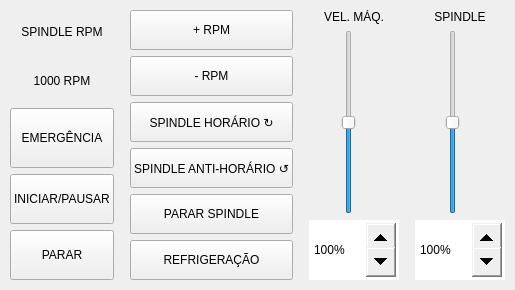
           <widget class="QWidget" name="tab_footer_operacional">
            <attribute name="title">
             <string>OPERACIONAL</string>
            </attribute>
            <layout class="QHBoxLayout" name="lay_footer_operacional">
             <property name="leftMargin">
              <number>10</number>
             </property>
             <property name="topMargin">
              <number>10</number>
             </property>
             <property name="rightMargin">
              <number>10</number>
             </property>
             <property name="bottomMargin">
              <number>10</number>
             </property>
             <item>
              <widget class="QWidget" name="w_oper_left" native="true">
               <property name="maximumSize">
                <size>
                 <width>16777215</width>
                 <height>300</height>
                </size>
               </property>
               <layout class="QVBoxLayout" name="lay_oper_left">
                <property name="leftMargin">
                 <number>0</number>
                </property>
                <property name="topMargin">
                 <number>0</number>
                </property>
                <property name="rightMargin">
                 <number>10</number>
                </property>
                <property name="bottomMargin">
                 <number>0</number>
                </property>
                <item>
                 <widget class="QLabel" name="lbl_rpm_title">
                  <property name="text">
                   <string>SPINDLE RPM</string>
                  </property>
                  <property name="alignment">
                   <set>Qt::AlignCenter</set>
                  </property>
                 </widget>
                </item>
                <item>
                 <widget class="QLabel" name="lbl_spindle_rpm">
                  <property name="text">
                   <string>1000 RPM</string>
                  </property>
                  <property name="alignment">
                   <set>Qt::AlignCenter</set>
                  </property>
                 </widget>
                </item>
                <item>
                 <widget class="QPushButton" name="btn_emergencia_bottom">
                  <property name="minimumSize">
                   <size>
                    <width>0</width>
                    <height>60</height>
                   </size>
                  </property>
                  <property name="text">
                   <string>EMERGÊNCIA</string>
                  </property>
                 </widget>
                </item>
                <item>
                 <widget class="QPushButton" name="btn_start_cycle">
                  <property name="minimumSize">
                   <size>
                    <width>0</width>
                    <height>50</height>
                   </size>
                  </property>
                  <property name="text">
                   <string>INICIAR/PAUSAR</string>
                  </property>
                 </widget>
                </item>
                <item>
                 <widget class="QPushButton" name="btn_stop_cycle">
                  <property name="minimumSize">
                   <size>
                    <width>0</width>
                    <height>50</height>
                   </size>
                  </property>
                  <property name="text">
                   <string>PARAR</string>
                  </property>
                 </widget>
                </item>
               </layout>
              </widget>
             </item>
             <item>
              <widget class="QWidget" name="w_oper_center" native="true">
               <property name="maximumSize">
                <size>
                 <width>16777215</width>
                 <height>300</height>
                </size>
               </property>
               <layout class="QVBoxLayout" name="lay_oper_center">
                <property name="spacing">
                 <number>6</number>
                </property>
                <property name="leftMargin">
                 <number>0</number>
                </property>
                <property name="topMargin">
                 <number>0</number>
                </property>
                <property name="rightMargin">
                 <number>10</number>
                </property>
                <property name="bottomMargin">
                 <number>0</number>
                </property>
                <item>
                 <widget class="QPushButton" name="btn_spindle_rpm_plus">
                  <property name="minimumSize">
                   <size>
                    <width>0</width>
                    <height>40</height>
                   </size>
                  </property>
                  <property name="text">
                   <string>+ RPM</string>
                  </property>
                 </widget>
                </item>
                <item>
                 <widget class="QPushButton" name="btn_spindle_rpm_minus">
                  <property name="minimumSize">
                   <size>
                    <width>0</width>
                    <height>40</height>
                   </size>
                  </property>
                  <property name="text">
                   <string>- RPM</string>
                  </property>
                 </widget>
                </item>
                <item>
                 <widget class="QPushButton" name="btn_spindle_cw">
                  <property name="minimumSize">
                   <size>
                    <width>0</width>
                    <height>40</height>
                   </size>
                  </property>
                  <property name="text">
                   <string>SPINDLE HORÁRIO ↻</string>
                  </property>
                 </widget>
                </item>
                <item>
                 <widget class="QPushButton" name="btn_spindle_ccw">
                  <property name="minimumSize">
                   <size>
                    <width>0</width>
                    <height>40</height>
                   </size>
                  </property>
                  <property name="text">
                   <string>SPINDLE ANTI-HORÁRIO ↺</string>
                  </property>
                 </widget>
                </item>
                <item>
                 <widget class="QPushButton" name="btn_spindle_stop">
                  <property name="minimumSize">
                   <size>
                    <width>0</width>
                    <height>40</height>
                   </size>
                  </property>
                  <property name="text">
                   <string>PARAR SPINDLE</string>
                  </property>
                 </widget>
                </item>
                <item>
                 <widget class="QPushButton" name="btn_refri_button">
                  <property name="minimumSize">
                   <size>
                    <width>0</width>
                    <height>40</height>
                   </size>
                  </property>
                  <property name="text">
                   <string>REFRIGERAÇÃO</string>
                  </property>
                 </widget>
                </item>
               </layout>
              </widget>
             </item>
             <item>
              <widget class="QWidget" name="w_oper_right" native="true">
               <property name="maximumSize">
                <size>
                 <width>16777215</width>
                 <height>300</height>
                </size>
               </property>
               <layout class="QHBoxLayout" name="lay_oper_right">
                <property name="leftMargin">
                 <number>0</number>
                </property>
                <property name="topMargin">
                 <number>0</number>
                </property>
                <property name="rightMargin">
                 <number>0</number>
                </property>
                <property name="bottomMargin">
                 <number>0</number>
                </property>
                <item>
                 <widget class="QWidget" name="w_vel_machine_oper" native="true">
                  <property name="maximumSize">
                   <size>
                    <width>300</width>
                    <height>300</height>
                   </size>
                  </property>
                  <layout class="QVBoxLayout" name="lay_vel_machine_oper">
                   <property name="leftMargin">
                    <number>0</number>
                   </property>
                   <property name="topMargin">
                    <number>0</number>
                   </property>
                   <property name="rightMargin">
                    <number>5</number>
                   </property>
                   <property name="bottomMargin">
                    <number>0</number>
                   </property>
                   <item>
                    <widget class="QLabel" name="lbl_vel_machine_oper">
                     <property name="text">
                      <string>VEL. MÁQ.</string>
                     </property>
                     <property name="alignment">
                      <set>Qt::AlignHCenter</set>
                     </property>
                    </widget>
                   </item>
                   <item>
                    <widget class="QSlider" name="sld_vel_machine_oper">
                     <property name="minimumSize">
                      <size>
                       <width>0</width>
                       <height>110</height>
                      </size>
                     </property>
                     <property name="maximumSize">
                      <size>
                       <width>80</width>
                       <height>250</height>
                      </size>
                     </property>
                     <property name="minimum">
                      <number>0</number>
                     </property>
                     <property name="maximum">
                      <number>200</number>
                     </property>
                     <property name="value">
                      <number>100</number>
                     </property>
                     <property name="orientation">
                      <enum>Qt::Vertical</enum>
                     </property>
                    </widget>
                   </item>
                   <item>
                    <widget class="QSpinBox" name="spn_vel_machine_oper">
                     <property name="minimumSize">
                      <size>
                       <width>90</width>
                       <height>60</height>
                      </size>
                     </property>
                     <property name="styleSheet">
                      <string notr="true">
QSpinBox::up-button {
    width: 30px;
    height: 30px;
}
QSpinBox::down-button {
    width: 30px;
    height: 30px;
}
                    </string>
                     </property>
                     <property name="suffix">
                      <string>%</string>
                     </property>
                     <property name="minimum">
                      <number>0</number>
                     </property>
                     <property name="maximum">
                      <number>200</number>
                     </property>
                     <property name="value">
                      <number>100</number>
                     </property>
                    </widget>
                   </item>
                  </layout>
                 </widget>
                </item>
                <item>
                 <widget class="QWidget" name="w_vel_spindle_oper" native="true">
                  <property name="maximumSize">
                   <size>
                    <width>16777215</width>
                    <height>300</height>
                   </size>
                  </property>
                  <layout class="QVBoxLayout" name="lay_vel_spindle_oper">
                   <property name="leftMargin">
                    <number>5</number>
                   </property>
                   <property name="topMargin">
                    <number>0</number>
                   </property>
                   <property name="rightMargin">
                    <number>0</number>
                   </property>
                   <property name="bottomMargin">
                    <number>0</number>
                   </property>
                   <item>
                    <widget class="QLabel" name="lbl_vel_spindle_oper">
                     <property name="text">
                      <string>SPINDLE</string>
                     </property>
                     <property name="alignment">
                      <set>Qt::AlignHCenter</set>
                     </property>
                    </widget>
                   </item>
                   <item>
                    <widget class="QSlider" name="sld_vel_spindle_oper">
                     <property name="minimumSize">
                      <size>
                       <width>0</width>
                       <height>110</height>
                      </size>
                     </property>
                     <property name="maximumSize">
                      <size>
                       <width>75</width>
                       <height>250</height>
                      </size>
                     </property>
                     <property name="minimum">
                      <number>0</number>
                     </property>
                     <property name="maximum">
                      <number>200</number>
                     </property>
                     <property name="value">
                      <number>100</number>
                     </property>
                     <property name="orientation">
                      <enum>Qt::Vertical</enum>
                     </property>
                    </widget>
                   </item>
                   <item>
                    <widget class="QSpinBox" name="spn_vel_spindle_oper">
                     <property name="minimumSize">
                      <size>
                       <width>90</width>
                       <height>60</height>
                      </size>
                     </property>
                     <property name="styleSheet">
                      <string notr="true">
QSpinBox::up-button {
    width: 30px;
    height: 30px;
}
QSpinBox::down-button {
    width: 30px;
    height: 30px;
}
                    </string>
                     </property>
                     <property name="suffix">
                      <string>%</string>
                     </property>
                     <property name="minimum">
                      <number>0</number>
                     </property>
                     <property name="maximum">
                      <number>200</number>
                     </property>
                     <property name="value">
                      <number>100</number>
                     </property>
                    </widget>
                   </item>
                  </layout>
                 </widget>
                </item>
               </layout>
              </widget>
             </item>
            </layout>
           </widget>
